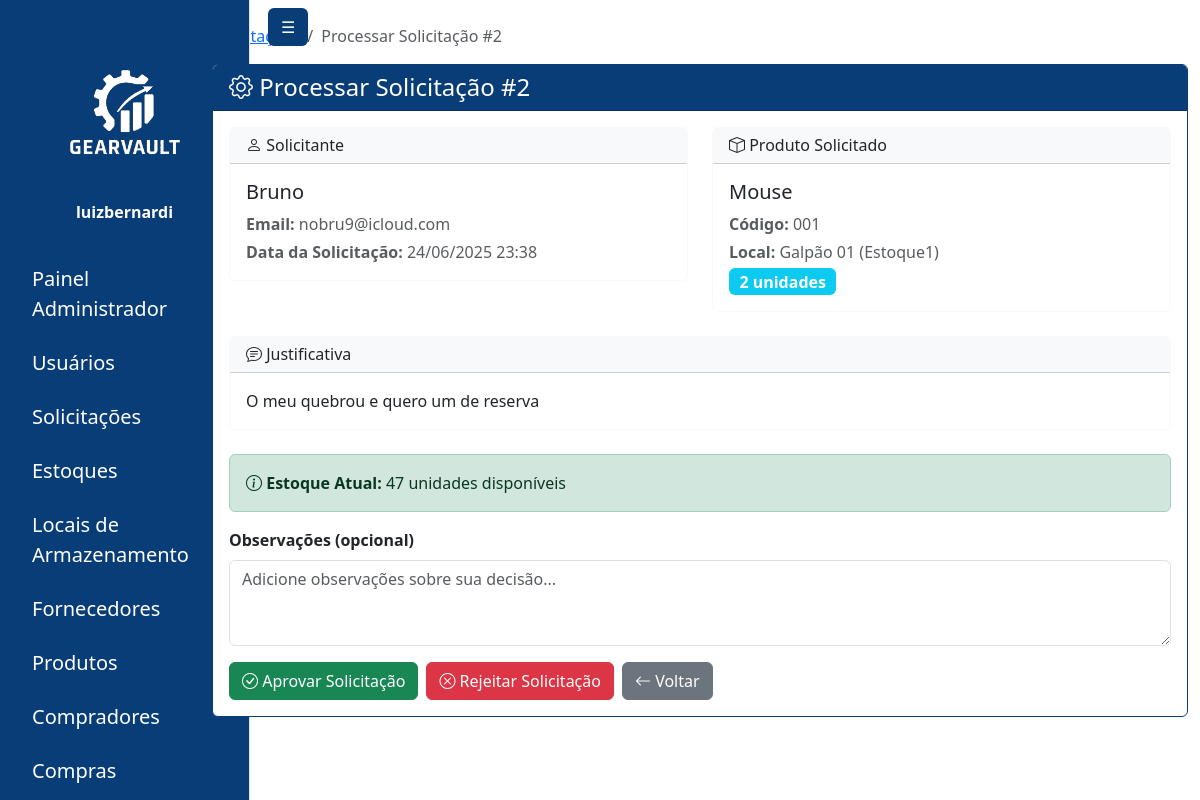
Page /administrador/solicitacoes/2/processar/ (signed in) on the earlier database version.
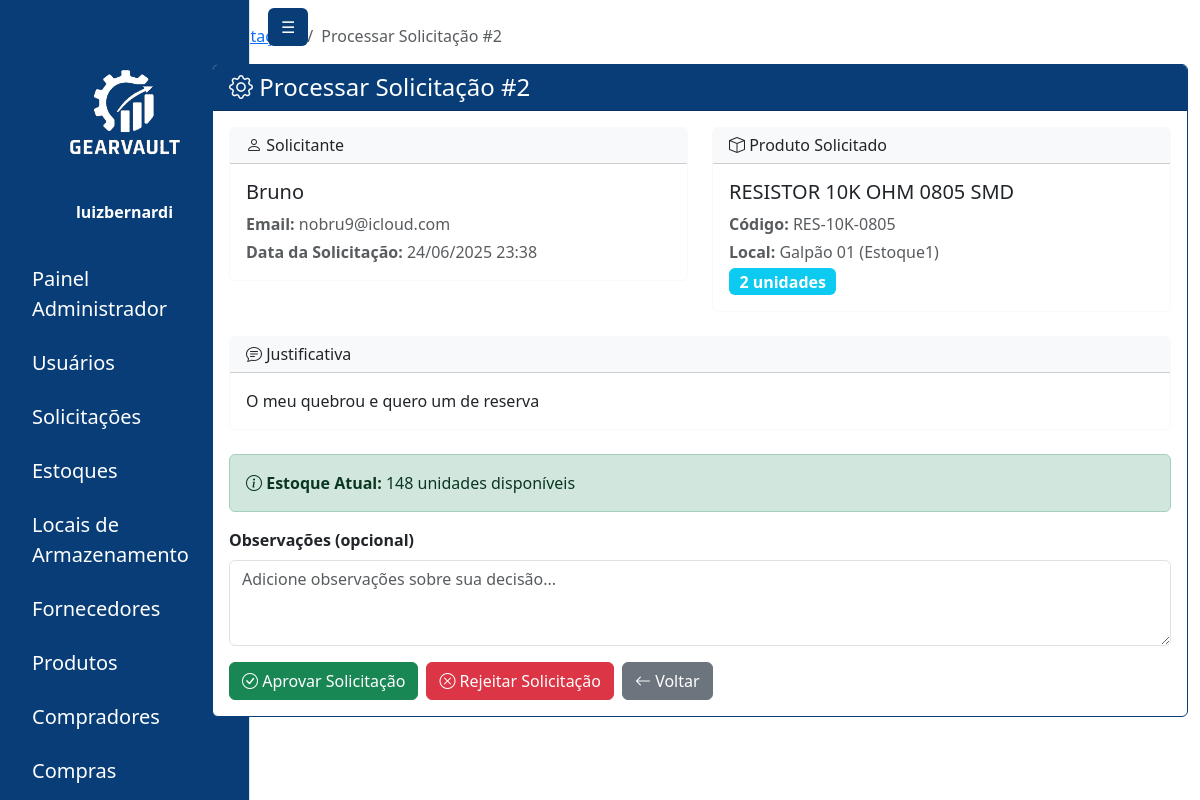
Same page on the later database version.
### gearvault/models.py (models this page shows, shortened)
class SolicitacaoProduto(models.Model):
    STATUS_CHOICES = [
        ('PENDENTE', 'Pendente'),
        ('APROVADA', 'Aprovada'),
        ('REJEITADA', 'Rejeitada'),
    ]
    usuario = models.ForeignKey(
        get_user_model(), on_delete=models.CASCADE, related_name='solicitacoes')
    produto = models.ForeignKey(Produto, on_delete=models.CASCADE)
    local = models.ForeignKey(LocalArmazenamento, on_delete=models.CASCADE)
    quantidade = models.PositiveIntegerField()
    justificativa = models.TextField(
        help_text="Justificativa para a solicitação")
    status = models.CharField(
        max_length=10, choices=STATUS_CHOICES, default='PENDENTE')
    data_solicitacao = models.DateTimeField(auto_now_add=True)
    data_resposta = models.DateTimeField(null=True, blank=True)
    resposta_admin = models.TextField(
        blank=True, null=True, help_text="Resposta do administrador")
    admin_responsavel = models.ForeignKey(
        get_user_model(),
        on_delete=models.SET_NULL,
        null=True,
        blank=True,
        related_name='solicitacoes_processadas'
    )
    class Meta:
        ordering = ['-data_solicitacao']
        verbose_name = 'Solicitação de Produto'
        verbose_name_plural = 'Solicitações de Produtos'

class Produto(models.Model):
    nome = models.CharField(max_length=255)
    codigo = models.CharField(max_length=100, unique=True)
    categoria = models.CharField(max_length=100, blank=True, null=True)
    descricao = models.TextField(blank=True, null=True)
    fornecedores = models.ManyToManyField(
        Fornecedor, blank=True, related_name='produtos')
    imagem = models.ImageField(upload_to='produtos/', blank=True, null=True)

class LocalArmazenamento(models.Model):
    estoque = models.ForeignKey(Estoque, on_delete=models.CASCADE, related_name='locais')
    nome = models.CharField(max_length=255)
    descricao = models.TextField(blank=True, null=True)

class Estoque(models.Model):
    nome = models.CharField(max_length=255)
    descricao = models.TextField(blank=True, null=True)

### gearvault/views.py (the view, shortened to what this page needs)
@login_required
def admin_processar_solicitacao(request, solicitacao_id):
    if request.user.profile.role != 'ADMIN':
        return redirect('login')
    from .models import SolicitacaoProduto
    from django.core.mail import send_mail
    from django.conf import settings
    from django.utils import timezone
    try:
        solicitacao = SolicitacaoProduto.objects.select_related(
            'usuario', 'produto', 'local'
        ).get(id=solicitacao_id)
        if solicitacao.status != 'PENDENTE':
            messages.error(request, 'Esta solicitação já foi processada.')
            return redirect('admin_solicitacoes')
        contexto = {
            'sidebar_links': get_sidebar_links(request.user),
            'solicitacao': solicitacao,
        }
        return render(request, 'pages/admin/processar_solicitacao.html', contexto)
    except SolicitacaoProduto.DoesNotExist:
        messages.error(request, 'Solicitação não encontrada.')
        return redirect('admin_solicitacoes')

### gearvault/templatetags/gearvault_tags.py (called while the page is built)
@register.simple_tag
def quantidade_disponivel(local, produto):
    total = ItemCompra.objects.filter(
        local=local, produto=produto
    ).aggregate(total=Sum('quantidade'))['total']
    return total or 0

### gearvault/views.py (called while the page is built, shortened)
def get_sidebar_links(user):
    role = getattr(user.profile, 'role', None)
    if role == 'ADMIN':
        return [
            {'url': '/administrador/painel/', 'label': 'Painel Administrador'},
            {'url': '/administrador/usuarios/', 'label': 'Usuários'},
            {'url': '/administrador/solicitacoes/', 'label': 'Solicitações'},
            {'url': '/administrador/estoques/', 'label': 'Estoques'},
            {'url': '/administrador/locais/', 'label': 'Locais de Armazenamento'},
            {'url': '/administrador/fornecedores/', 'label': 'Fornecedores'},
            {'url': '/administrador/produtos/', 'label': 'Produtos'},
            {'url': '/administrador/compradores/', 'label': 'Compradores'},
            {'url': '/administrador/compras/', 'label': 'Compras'},
        ]
    return []

### gearvault/templates/pages/admin/processar_solicitacao.html (shortened to what the changed rows need)
{% extends 'base.html' %}
{% load static %}
{% block content %}
<div class="container-fluid" id="main-content-panel">
  <div class="row">
    <div class="col-md-10" id="painel-content">
      <nav aria-label="breadcrumb" class="mt-4">
        <ol class="breadcrumb">
          <li class="breadcrumb-item"><a href="{% url 'admin_solicitacoes' %}">Solicitações</a></li>
          <li class="breadcrumb-item active" aria-current="page">Processar Solicitação #{{ solicitacao.id }}</li>
        </ol>
      </nav>
      <div class="card" style="border: 1px solid #083D77;">
        <div class="card-header text-white" style="background-color: #083D77;">
          <h4 class="mb-0"><i class="bi bi-gear"></i> Processar Solicitação #{{ solicitacao.id }}</h4>
        </div>
        <div class="card-body">
          <div class="row mb-4">
            <div class="col-md-6">
              <div class="card border-light">
                <div class="card-body">
                  <h5>{{ solicitacao.usuario.get_full_name|default:solicitacao.usuario.username }}</h5>
                  <p class="text-muted mb-1"><strong>Email:</strong> {{ solicitacao.usuario.email }}</p>
                  <p class="text-muted mb-0"><strong>Data da Solicitação:</strong> {{ solicitacao.data_solicitacao|date:"d/m/Y H:i" }}</p>
                </div>
              </div>
            </div>
            <div class="col-md-6">
              <div class="card border-light">
                <div class="card-body">
                  <h5>{{ solicitacao.produto.nome }}</h5>
                  <p class="text-muted mb-1"><strong>Código:</strong> {{ solicitacao.produto.codigo }}</p>
                  <p class="text-muted mb-1"><strong>Local:</strong> {{ solicitacao.local.nome }} ({{ solicitacao.local.estoque.nome }})</p>
                  <span class="badge bg-info fs-6">{{ solicitacao.quantidade }} unidades</span>
                </div>
              </div>
            </div>
          </div>
          <div class="card border-light mb-4">
            <div class="card-header bg-light">
            </div>
            <div class="card-body">
              <p class="mb-0">{{ solicitacao.justificativa }}</p>
            </div>
          </div>
          {% load gearvault_tags %}
          {% quantidade_disponivel solicitacao.local solicitacao.produto as estoque_atual %}
          <div class="alert {% if estoque_atual >= solicitacao.quantidade %}alert-success{% else %}alert-warning{% endif %}" role="alert">
            <i class="bi bi-info-circle"></i>
            <strong>Estoque Atual:</strong> {{ estoque_atual }} unidades disponíveis
          </div>
          <form method="post">
            <div class="row mb-3">
            </div>
            <div class="d-flex gap-2">
            </div>
          </form>
        </div>
      </div>
    </div>
  </div>
</div>
<script src="{% static 'js/painel-content-resize.js' %}"></script>{% endblock %}

Differences in the rows shown:
changed through a linked row, SolicitacaoProduto "O meu quebrou e quero um de reserva": produto.nome "Mouse" → "RESISTOR 10K OHM 0805 SMD"; produto.codigo "001" → "RES-10K-0805"
Other differences:
{{ estoque_atual }}: "47" → "148"
